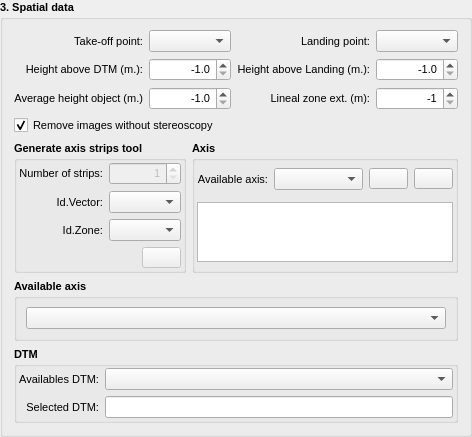
    <widget class="QgsCollapsibleGroupBox" name="mGroupBox_spatialData">
     <property name="font">
      <font>
       <pointsize>8</pointsize>
       <weight>75</weight>
       <bold>true</bold>
      </font>
     </property>
     <property name="title">
      <string>3. Spatial data</string>
     </property>
     <property name="collapsed">
      <bool>false</bool>
     </property>
     <property name="saveCollapsedState">
      <bool>false</bool>
     </property>
     <layout class="QGridLayout" name="gridLayout_29">
      <item row="0" column="0" colspan="2">
       <layout class="QGridLayout" name="gridLayout_80">
        <item row="0" column="1">
         <widget class="QComboBox" name="comboBox_tofPoints">
          <property name="font">
           <font>
            <pointsize>8</pointsize>
            <weight>50</weight>
            <bold>false</bold>
           </font>
          </property>
          <property name="toolTip">
           <string>Select a spot for taking-off</string>
          </property>
          <property name="whatsThis">
           <string>The take-off spot must be created before as a point element in the appropriate layer</string>
          </property>
         </widget>
        </item>
        <item row="0" column="0">
         <widget class="QLabel" name="label_110">
          <property name="font">
           <font>
            <pointsize>8</pointsize>
            <weight>50</weight>
            <bold>false</bold>
           </font>
          </property>
          <property name="text">
           <string>Take-off point:</string>
          </property>
          <property name="alignment">
           <set>Qt::AlignRight|Qt::AlignTrailing|Qt::AlignVCenter</set>
          </property>
         </widget>
        </item>
        <item row="0" column="2">
         <widget class="QLabel" name="label_111">
          <property name="font">
           <font>
            <pointsize>8</pointsize>
            <weight>50</weight>
            <bold>false</bold>
           </font>
          </property>
          <property name="text">
           <string>Landing point:</string>
          </property>
          <property name="alignment">
           <set>Qt::AlignRight|Qt::AlignTrailing|Qt::AlignVCenter</set>
          </property>
         </widget>
        </item>
        <item row="1" column="3">
         <widget class="QDoubleSpinBox" name="doubleSpinBox_heightEnd">
          <property name="font">
           <font>
            <pointsize>8</pointsize>
            <weight>50</weight>
            <bold>false</bold>
           </font>
          </property>
          <property name="whatsThis">
           <string>Point from which the Microdones leaves the descent stretch defined by the “descent speed” parameter. A default value of 30m is proposed. The device stops for 5 seconds and begins to fall in automatic mode at a speed of 0,1 m/s</string>
          </property>
          <property name="alignment">
           <set>Qt::AlignRight|Qt::AlignTrailing|Qt::AlignVCenter</set>
          </property>
          <property name="decimals">
           <number>1</number>
          </property>
          <property name="minimum">
           <double>-1.000000000000000</double>
          </property>
          <property name="maximum">
           <double>99.000000000000000</double>
          </property>
          <property name="singleStep">
           <double>99.000000000000000</double>
          </property>
          <property name="value">
           <double>-1.000000000000000</double>
          </property>
         </widget>
        </item>
        <item row="0" column="3">
         <widget class="QComboBox" name="comboBox_lndPoints">
          <property name="font">
           <font>
            <pointsize>8</pointsize>
            <weight>50</weight>
            <bold>false</bold>
           </font>
          </property>
          <property name="whatsThis">
           <string>Landing point options: 1) The same point than the take-off. 2)  The last Waypoint of the planned flight.  3) An specfic landing spot (it must be created before as a point element in the appropriate layer)</string>
          </property>
         </widget>
        </item>
        <item row="1" column="2">
         <widget class="QLabel" name="label_112">
          <property name="font">
           <font>
            <pointsize>8</pointsize>
            <weight>50</weight>
            <bold>false</bold>
           </font>
          </property>
          <property name="text">
           <string>Height above Landing (m.):</string>
          </property>
          <property name="alignment">
           <set>Qt::AlignRight|Qt::AlignTrailing|Qt::AlignVCenter</set>
          </property>
         </widget>
        </item>
        <item row="1" column="1">
         <widget class="QDoubleSpinBox" name="doubleSpinBox_heightStart">
          <property name="font">
           <font>
            <pointsize>8</pointsize>
            <weight>50</weight>
            <bold>false</bold>
           </font>
          </property>
          <property name="toolTip">
           <string>Real takeoff point altitude minus the DTM one</string>
          </property>
          <property name="whatsThis">
           <string>This indicates the height offset in the takeoff point between the selected DTM altitude and the real one. This option could be very useful for taking off from rooftops or when the DTM is not enough accurate or/and up to date.</string>
          </property>
          <property name="alignment">
           <set>Qt::AlignRight|Qt::AlignTrailing|Qt::AlignVCenter</set>
          </property>
          <property name="decimals">
           <number>1</number>
          </property>
          <property name="minimum">
           <double>-1.000000000000000</double>
          </property>
          <property name="maximum">
           <double>99.000000000000000</double>
          </property>
          <property name="singleStep">
           <double>99.000000000000000</double>
          </property>
          <property name="value">
           <double>-1.000000000000000</double>
          </property>
         </widget>
        </item>
        <item row="1" column="0">
         <widget class="QLabel" name="label_113">
          <property name="font">
           <font>
            <pointsize>8</pointsize>
            <weight>50</weight>
            <bold>false</bold>
           </font>
          </property>
          <property name="text">
           <string>Height above DTM (m.):</string>
          </property>
          <property name="alignment">
           <set>Qt::AlignRight|Qt::AlignTrailing|Qt::AlignVCenter</set>
          </property>
         </widget>
        </item>
        <item row="2" column="0">
         <widget class="QLabel" name="label_114">
          <property name="font">
           <font>
            <pointsize>8</pointsize>
            <weight>50</weight>
            <bold>false</bold>
           </font>
          </property>
          <property name="text">
           <string>Average height object (m.)</string>
          </property>
          <property name="alignment">
           <set>Qt::AlignRight|Qt::AlignTrailing|Qt::AlignVCenter</set>
          </property>
         </widget>
        </item>
        <item row="2" column="1">
         <widget class="QDoubleSpinBox" name="doubleSpinBox_averageHeightObject">
          <property name="font">
           <font>
            <pointsize>8</pointsize>
            <weight>50</weight>
            <bold>false</bold>
           </font>
          </property>
          <property name="toolTip">
           <string/>
          </property>
          <property name="whatsThis">
           <string/>
          </property>
          <property name="alignment">
           <set>Qt::AlignRight|Qt::AlignTrailing|Qt::AlignVCenter</set>
          </property>
          <property name="decimals">
           <number>1</number>
          </property>
          <property name="minimum">
           <double>-1.000000000000000</double>
          </property>
          <property name="maximum">
           <double>99.000000000000000</double>
          </property>
          <property name="singleStep">
           <double>0.100000000000000</double>
          </property>
          <property name="value">
           <double>-1.000000000000000</double>
          </property>
         </widget>
        </item>
        <item row="2" column="3">
         <widget class="QDoubleSpinBox" name="doubleSpinBox_linealEnlargement">
          <property name="font">
           <font>
            <pointsize>8</pointsize>
            <weight>50</weight>
            <bold>false</bold>
           </font>
          </property>
          <property name="whatsThis">
           <string>It represents the lineal enlargement in meters of the designed area for mapping</string>
          </property>
          <property name="alignment">
           <set>Qt::AlignRight|Qt::AlignTrailing|Qt::AlignVCenter</set>
          </property>
          <property name="decimals">
           <number>0</number>
          </property>
          <property name="minimum">
           <double>-1.000000000000000</double>
          </property>
          <property name="maximum">
           <double>99.000000000000000</double>
          </property>
          <property name="singleStep">
           <double>99.000000000000000</double>
          </property>
          <property name="value">
           <double>-1.000000000000000</double>
          </property>
         </widget>
        </item>
        <item row="2" column="2">
         <widget class="QLabel" name="label_linealEnlargement">
          <property name="font">
           <font>
            <pointsize>8</pointsize>
            <weight>50</weight>
            <bold>false</bold>
           </font>
          </property>
          <property name="text">
           <string>Lineal zone ext. (m):</string>
          </property>
          <property name="alignment">
           <set>Qt::AlignRight|Qt::AlignTrailing|Qt::AlignVCenter</set>
          </property>
         </widget>
        </item>
       </layout>
      </item>
      <item row="1" column="0" colspan="2">
       <widget class="QCheckBox" name="checkBox_removeImagesWithoutStereoscopy">
        <property name="font">
         <font>
          <pointsize>8</pointsize>
          <weight>50</weight>
          <bold>false</bold>
         </font>
        </property>
        <property name="text">
         <string>Remove images without stereoscopy</string>
        </property>
        <property name="checked">
         <bool>true</bool>
        </property>
       </widget>
      </item>
      <item row="2" column="0">
       <widget class="QGroupBox" name="groupBox_generateAxisStripsTool">
        <property name="font">
         <font>
          <pointsize>8</pointsize>
          <weight>75</weight>
          <bold>true</bold>
         </font>
        </property>
        <property name="title">
         <string>Generate axis strips tool</string>
        </property>
        <layout class="QGridLayout" name="gridLayout_81">
         <property name="leftMargin">
          <number>2</number>
         </property>
         <property name="topMargin">
          <number>2</number>
         </property>
         <property name="rightMargin">
          <number>2</number>
         </property>
         <property name="bottomMargin">
          <number>2</number>
         </property>
         <item row="0" column="0">
          <layout class="QGridLayout" name="gridLayout_82">
           <item row="0" column="0">
            <widget class="QLabel" name="label_115">
             <property name="font">
              <font>
               <pointsize>8</pointsize>
               <weight>50</weight>
               <bold>false</bold>
              </font>
             </property>
             <property name="text">
              <string>Number of strips:</string>
             </property>
             <property name="alignment">
              <set>Qt::AlignRight|Qt::AlignTrailing|Qt::AlignVCenter</set>
             </property>
            </widget>
           </item>
           <item row="2" column="0">
            <widget class="QLabel" name="label_116">
             <property name="font">
              <font>
               <pointsize>8</pointsize>
               <weight>50</weight>
               <bold>false</bold>
              </font>
             </property>
             <property name="text">
              <string>Id.Zone:</string>
             </property>
             <property name="alignment">
              <set>Qt::AlignRight|Qt::AlignTrailing|Qt::AlignVCenter</set>
             </property>
            </widget>
           </item>
           <item row="0" column="1">
            <widget class="QSpinBox" name="spinBox_nStrips">
             <property name="enabled">
              <bool>false</bool>
             </property>
             <property name="font">
              <font>
               <pointsize>8</pointsize>
               <weight>50</weight>
               <bold>false</bold>
              </font>
             </property>
             <property name="alignment">
              <set>Qt::AlignRight|Qt::AlignTrailing|Qt::AlignVCenter</set>
             </property>
             <property name="minimum">
              <number>1</number>
             </property>
             <property name="maximum">
              <number>9</number>
             </property>
             <property name="value">
              <number>1</number>
             </property>
            </widget>
           </item>
           <item row="1" column="0">
            <widget class="QLabel" name="label_117">
             <property name="font">
              <font>
               <pointsize>8</pointsize>
               <weight>50</weight>
               <bold>false</bold>
              </font>
             </property>
             <property name="text">
              <string>Id.Vector:</string>
             </property>
             <property name="alignment">
              <set>Qt::AlignRight|Qt::AlignTrailing|Qt::AlignVCenter</set>
             </property>
            </widget>
           </item>
           <item row="2" column="1">
            <widget class="QComboBox" name="comboBox_idZone">
             <property name="font">
              <font>
               <pointsize>8</pointsize>
               <weight>50</weight>
               <bold>false</bold>
              </font>
             </property>
            </widget>
           </item>
           <item row="1" column="1">
            <widget class="QComboBox" name="comboBox_idVector">
             <property name="font">
              <font>
               <pointsize>8</pointsize>
               <weight>50</weight>
               <bold>false</bold>
              </font>
             </property>
            </widget>
           </item>
           <item row="3" column="1">
            <layout class="QHBoxLayout" name="horizontalLayout_30">
             <item>
              <spacer name="horizontalSpacer_9">
               <property name="orientation">
                <enum>Qt::Horizontal</enum>
               </property>
               <property name="sizeHint" stdset="0">
                <size>
                 <width>17</width>
                 <height>17</height>
                </size>
               </property>
              </spacer>
             </item>
             <item>
              <widget class="QPushButton" name="pushButton_generateAxisStrips">
               <property name="enabled">
                <bool>false</bool>
               </property>
               <property name="sizePolicy">
                <sizepolicy hsizetype="Minimum" vsizetype="Fixed">
                 <horstretch>0</horstretch>
                 <verstretch>0</verstretch>
                </sizepolicy>
               </property>
               <property name="toolTip">
                <string>Generate axis strips</string>
               </property>
               <property name="text">
                <string/>
               </property>
               <property name="icon">
                <iconset resource="resources.qrc">
                 <normaloff>:/plugins/pflip_uav_pafyc/icons/style-line.png</normaloff>:/plugins/pflip_uav_pafyc/icons/style-line.png</iconset>
               </property>
               <property name="iconSize">
                <size>
                 <width>24</width>
                 <height>24</height>
                </size>
               </property>
              </widget>
             </item>
            </layout>
           </item>
          </layout>
         </item>
        </layout>
       </widget>
      </item>
      <item row="2" column="1">
       <widget class="QGroupBox" name="groupBox_segmentsLinealMission">
        <property name="font">
         <font>
          <pointsize>8</pointsize>
          <weight>75</weight>
          <bold>true</bold>
         </font>
        </property>
        <property name="title">
         <string>Axis</string>
        </property>
        <layout class="QGridLayout" name="gridLayout_77">
         <property name="leftMargin">
          <number>2</number>
         </property>
         <property name="topMargin">
          <number>2</number>
         </property>
         <property name="rightMargin">
          <number>2</number>
         </property>
         <property name="bottomMargin">
          <number>2</number>
         </property>
         <item row="0" column="0">
          <layout class="QHBoxLayout" name="horizontalLayout_29" stretch="1,10,1,1">
           <item>
            <widget class="QLabel" name="label_107">
             <property name="font">
              <font>
               <pointsize>8</pointsize>
               <weight>50</weight>
               <bold>false</bold>
              </font>
             </property>
             <property name="text">
              <string>Available axis:</string>
             </property>
             <property name="alignment">
              <set>Qt::AlignRight|Qt::AlignTrailing|Qt::AlignVCenter</set>
             </property>
            </widget>
           </item>
           <item>
            <widget class="QComboBox" name="comboBox_segmentsAvailables">
             <property name="font">
              <font>
               <pointsize>8</pointsize>
               <weight>50</weight>
               <bold>false</bold>
              </font>
             </property>
            </widget>
           </item>
           <item>
            <widget class="QPushButton" name="pushButton_AddSegment">
             <property name="toolTip">
              <string>Add vector - zone</string>
             </property>
             <property name="text">
              <string/>
             </property>
             <property name="icon">
              <iconset resource="resources.qrc">
               <normaloff>:/plugins/pflip_uav_pafyc/icons/edit_add.png</normaloff>:/plugins/pflip_uav_pafyc/icons/edit_add.png</iconset>
             </property>
             <property name="iconSize">
              <size>
               <width>24</width>
               <height>24</height>
              </size>
             </property>
            </widget>
           </item>
           <item>
            <widget class="QPushButton" name="pushButton_RemoveAxis">
             <property name="toolTip">
              <string>Remove vector - zone selected</string>
             </property>
             <property name="text">
              <string/>
             </property>
             <property name="icon">
              <iconset resource="resources.qrc">
               <normaloff>:/plugins/pflip_uav_pafyc/icons/edit_remove.png</normaloff>:/plugins/pflip_uav_pafyc/icons/edit_remove.png</iconset>
             </property>
             <property name="iconSize">
              <size>
               <width>18</width>
               <height>18</height>
              </size>
             </property>
            </widget>
           </item>
          </layout>
         </item>
         <item row="1" column="0">
          <widget class="QTableView" name="tableView_segments">
           <property name="maximumSize">
            <size>
             <width>16777215</width>
             <height>60</height>
            </size>
           </property>
           <property name="font">
            <font>
             <pointsize>8</pointsize>
             <weight>50</weight>
             <bold>false</bold>
            </font>
           </property>
           <property name="alternatingRowColors">
            <bool>true</bool>
           </property>
           <property name="selectionBehavior">
            <enum>QAbstractItemView::SelectRows</enum>
           </property>
           <attribute name="horizontalHeaderCascadingSectionResizes">
            <bool>false</bool>
           </attribute>
           <attribute name="horizontalHeaderShowSortIndicator" stdset="0">
            <bool>false</bool>
           </attribute>
           <attribute name="verticalHeaderDefaultSectionSize">
            <number>30</number>
           </attribute>
           <attribute name="verticalHeaderMinimumSectionSize">
            <number>23</number>
           </attribute>
          </widget>
         </item>
        </layout>
       </widget>
      </item>
      <item row="3" column="0" colspan="2">
       <widget class="QGroupBox" name="groupBox_segmentsPaflr">
        <property name="font">
         <font>
          <pointsize>8</pointsize>
          <weight>75</weight>
          <bold>true</bold>
         </font>
        </property>
        <property name="title">
         <string>Available axis</string>
        </property>
        <layout class="QGridLayout" name="gridLayout_76">
         <item row="0" column="0">
          <widget class="QgsCheckableComboBox" name="mComboBox_checkeableAxis">
           <property name="font">
            <font>
             <pointsize>8</pointsize>
            </font>
           </property>
           <property name="separator">
            <string>||</string>
           </property>
          </widget>
         </item>
        </layout>
       </widget>
      </item>
      <item row="4" column="0" colspan="2">
       <widget class="QGroupBox" name="groupBox_DTM">
        <property name="font">
         <font>
          <pointsize>8</pointsize>
          <weight>75</weight>
          <bold>true</bold>
         </font>
        </property>
        <property name="title">
         <string>DTM</string>
        </property>
        <layout class="QGridLayout" name="gridLayout_78">
         <property name="leftMargin">
          <number>2</number>
         </property>
         <property name="topMargin">
          <number>2</number>
         </property>
         <property name="rightMargin">
          <number>2</number>
         </property>
         <property name="bottomMargin">
          <number>2</number>
         </property>
         <item row="0" column="0">
          <layout class="QGridLayout" name="gridLayout_79" columnstretch="0,0">
           <item row="1" column="1">
            <widget class="QLineEdit" name="lineEdit_pathDTM">
             <property name="font">
              <font>
               <pointsize>8</pointsize>
               <weight>50</weight>
               <bold>false</bold>
              </font>
             </property>
             <property name="toolTip">
              <string>Select raster DTM </string>
             </property>
             <property name="whatsThis">
              <string>Raster DTM can be selected as a QGIS layer or import from a File</string>
             </property>
             <property name="readOnly">
              <bool>true</bool>
             </property>
            </widget>
           </item>
           <item row="0" column="0">
            <widget class="QLabel" name="label_108">
             <property name="font">
              <font>
               <pointsize>8</pointsize>
               <weight>50</weight>
               <bold>false</bold>
              </font>
             </property>
             <property name="text">
              <string>Availables DTM:</string>
             </property>
             <property name="alignment">
              <set>Qt::AlignRight|Qt::AlignTrailing|Qt::AlignVCenter</set>
             </property>
            </widget>
           </item>
           <item row="0" column="1">
            <widget class="QgsMapLayerComboBox" name="mMapLayerComboBox_DTM">
             <property name="font">
              <font>
               <pointsize>8</pointsize>
              </font>
             </property>
            </widget>
           </item>
           <item row="1" column="0">
            <widget class="QLabel" name="label_109">
             <property name="font">
              <font>
               <pointsize>8</pointsize>
               <weight>50</weight>
               <bold>false</bold>
              </font>
             </property>
             <property name="text">
              <string>Selected DTM:</string>
             </property>
             <property name="alignment">
              <set>Qt::AlignRight|Qt::AlignTrailing|Qt::AlignVCenter</set>
             </property>
            </widget>
           </item>
          </layout>
         </item>
        </layout>
       </widget>
      </item>
     </layout>
    </widget>
